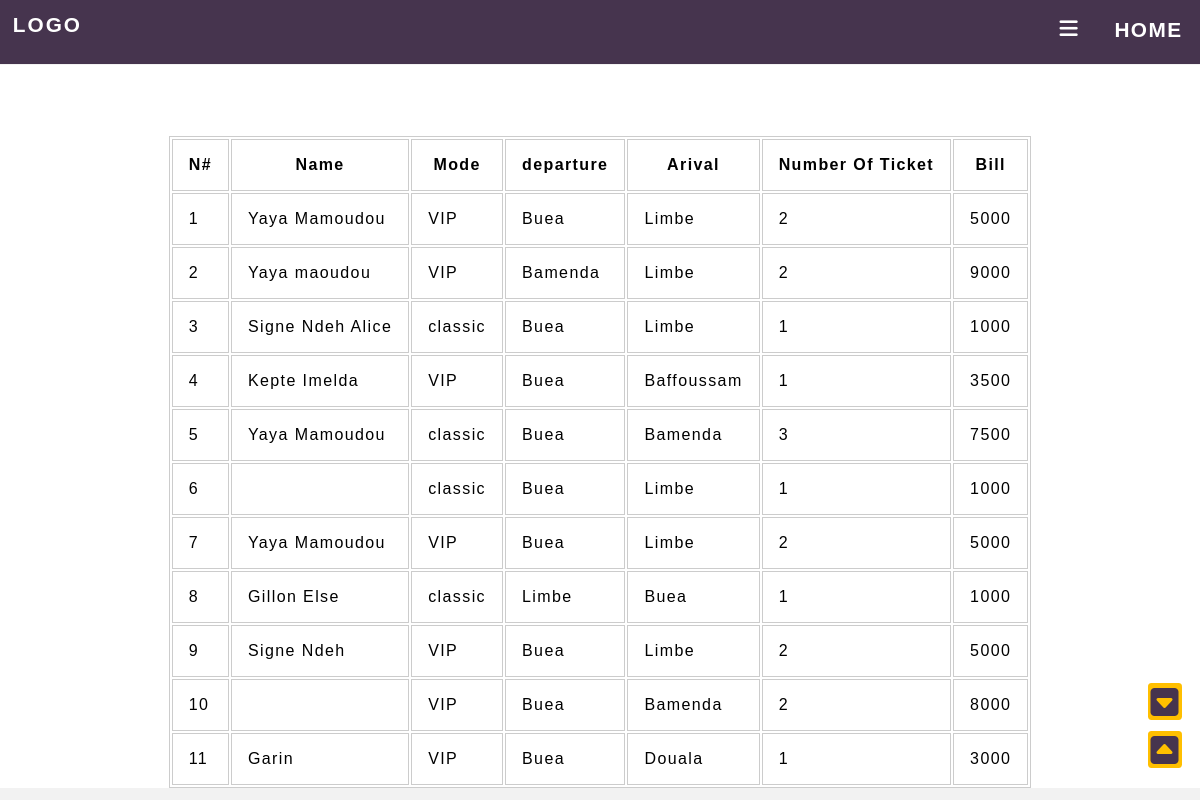
/php/history.php (signed in), run on the app's committed database.
### tables this page shows
CREATE TABLE IF NOT EXISTS `transactions` (
  `transactionID` int(11) NOT NULL AUTO_INCREMENT,
  `personID` int(11) NOT NULL,
  `ticketOwnerName` varchar(50) NOT NULL,
  `mode` varchar(10) DEFAULT 'classic',
  `departure` varchar(20) NOT NULL,
  `arrival` varchar(20) NOT NULL,
  `travelDate` date NOT NULL,
  `travelTime` varchar(10) NOT NULL,
  `numberOfPlaces` int(75) DEFAULT '1',
  `ticket_billing` int(11) NOT NULL,
  `paymentNumber` int(9) DEFAULT NULL,
  PRIMARY KEY (`transactionID`,`personID`),
  KEY `personID` (`personID`)
);

### php/history.php (the view, shortened to what this page needs)
<!DOCTYPE html>
<html lang="en">
<head>
    <link rel="stylesheet" href="../css/index.css">
    <link rel="stylesheet" href="fontawesome-free-5.13.0-web/css/all.min.css">
</head>
<body>
    <div class="navbar" style = "background-color:  #46344E; color: white;">
            <a href="#down"><i class="fas fa-caret-square-down down"></i></a>
            <a href="#up"><i class="fas fa-caret-square-up up"></i></a>
            <div class="logo">
                logo
            </div>
            <ul class="nav_items">
                <i onclick="toggleMenu()" id="icon" class="fa fa-bars menu" aria-hidden="true"></i>
                <a href="../index.php" class = "menu">Home</a>
            </ul>
        </div>
<div class = "table_body">
    <?php
        $count = 1;
        require './connection.php';
        $query = mysqli_query($conn, "SELECT * FROM `transactions` WHERE `personID` = '$_SESSION[userID]'" );
        echo "<table >
        <th>N#</th>
        <th>Name</th>
        <th>Mode</th>
        <th>departure</th>
        <th>Arival</th>
        <th>Number Of Ticket</th>
        <th>Bill</th>
        ";
        while($result = mysqli_fetch_array($query)){
            echo "<tr><td>$count</td><td>$result[ticketOwnerName]</td><td>$result[mode]</td><td>$result[departure]</td><td>$result[arrival]</td><td>$result[numberOfPlaces]</td><td>$result[ticket_billing]</td></tr>";
            $count++;
        }
        echo "</table>";
    ?>
</div>
</body>
</html>

### css/index.css (style rules this page uses)
:root { --main-color: #fccd04; --nav_height: 50px; --body-color: #f2f2f2 ; }
* { padding: 0; margin: 0; box-sizing: border-box; scroll-behavior: smooth; letter-spacing: 1.4px; }
a { text-decoration: none; color: inherit; }
.menu { font-size: 2rem; padding: 1.1rem; transition: right 1.3s ease-in-out; }
body { background-color: var(--body-color); font-family: 'Gill Sans', 'Gill Sans MT', Calibri, 'Trebuchet MS', sans-serif; }
.navbar { transition: 1s; width: 100%; height: 65px; background-color: transparent; display: flex; color: white; font-size: 1.3rem; font-weight: bolder; position: fixed; z-index: 5; border-bottom: solid 0.01px #f2f2f2; }
ul { list-style: none; }
.logo { padding: 0.8rem; letter-spacing: 2px; text-transform: uppercase; }
.nav_items { display: flex; margin-left: auto; letter-spacing: 2px; text-transform: uppercase; }
.down,.up { padding: 0.2%; border-radius: 10%; position: fixed; right: 1.1rem; font-size: 2rem; color: #46344E; background-color: #ffbf00; }
.up { bottom: 2rem; }
.down { bottom: 5rem; }

### php/history.php (style rules this page uses)
body { backgroung: white; }
table { border: solid 1px #ccc; margin: 17vh auto 0; }
th { padding: 1rem; border: 1px solid #ccc; }
tr,td { padding: 1rem; border: 1px solid #ccc; }
.table_body { overflow-x: hidden; background-color: white; display: flex; min-height: -webkit-fill-available; }
.menu { font-size: inherit; }

### data on the page
transactions: ticketOwnerName "Yaya Mamoudou", mode "VIP", departure "Buea", arrival "Limbe", numberOfPlaces "2", ticket_billing "5000"
transactions: ticketOwnerName "Yaya maoudou", mode "VIP", departure "Bamenda", arrival "Limbe", numberOfPlaces "2", ticket_billing "9000"
transactions: ticketOwnerName "Signe Ndeh Alice", mode "classic", departure "Buea", arrival "Limbe", numberOfPlaces "1", ticket_billing "1000"
transactions: ticketOwnerName "Kepte Imelda", mode "VIP", departure "Buea", arrival "Baffoussam", numberOfPlaces "1", ticket_billing "3500"
transactions: ticketOwnerName "Yaya Mamoudou", mode "classic", departure "Buea", arrival "Bamenda", numberOfPlaces "3", ticket_billing "7500"
transactions: mode "classic", departure "Buea", arrival "Limbe", numberOfPlaces "1", ticket_billing "1000"
transactions: ticketOwnerName "Yaya Mamoudou", mode "VIP", departure "Buea", arrival "Limbe", numberOfPlaces "2", ticket_billing "5000"
transactions: ticketOwnerName "Gillon Else", mode "classic", departure "Limbe", arrival "Buea", numberOfPlaces "1", ticket_billing "1000"
transactions: ticketOwnerName "Signe Ndeh", mode "VIP", departure "Buea", arrival "Limbe", numberOfPlaces "2", ticket_billing "5000"
transactions: mode "VIP", departure "Buea", arrival "Bamenda", numberOfPlaces "2", ticket_billing "8000"
transactions: ticketOwnerName "Garin", mode "VIP", departure "Buea", arrival "Douala", numberOfPlaces "1", ticket_billing "3000"
